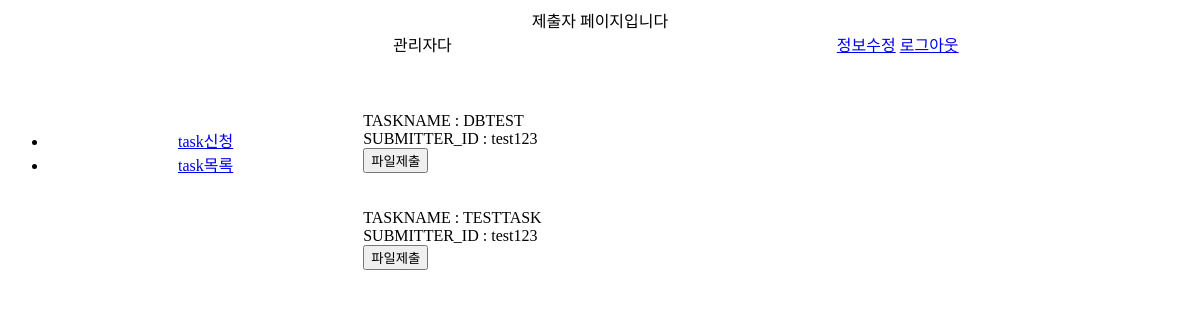
Page /html/submitter.php?page=tasklist (signed in) on the committed database.
### tables this page shows
CREATE TABLE `submit` (
  `Taskname` varchar(15) NOT NULL,
  `SubmitterID` varchar(15) NOT NULL,
  `Pass` enum('P','NP') NOT NULL,
  PRIMARY KEY (`Taskname`,`SubmitterID`),
  KEY `FK_SUBMIT_ACCOUNT` (`SubmitterID`)
);

### html/include/submit/tasklist.php (the view, shortened to what this page needs)
<?php
			$DB = mysqli_connect("localhost","root","2467","team4");
      $query = "select * from SUBMIT WHERE Pass='P' AND SubmitterID='".$_SESSION['id']."'";
			$result = mysqli_query($DB, $query);
      $num_results = mysqli_num_rows($result);
      echo "<form action ='submitter.php?page=upload_form' method='post'>";
        for($i=0; $i<$num_results; $i++){
          $row = mysqli_fetch_array($result);
          $TMP = htmlspecialchars(stripslashes($row ["Taskname"]));
          $TMP2 = htmlspecialchars(stripslashes($row ["SubmitterID"]));
            echo "TASKNAME : $TMP<br>SUBMITTER_ID : $TMP2";
            echo "<br>";
						echo "<input type='submit' name='upload' value='파일제출'>";
            echo "<br><br><br>";
        }
?>

### html/css/standard.css (style rules this page uses)
body { text-align: center; }

### rows in the picture
submit: Taskname "DBTEST", SubmitterID "test123"
submit: Taskname "TESTTASK", SubmitterID "test123"
